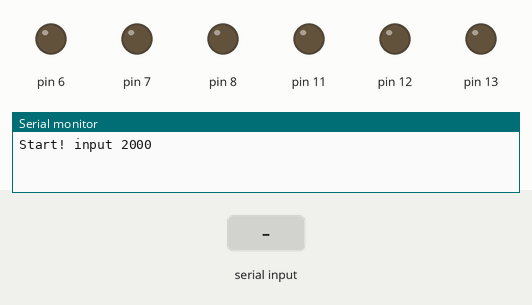
A sketch run on a simulated Arduino Uno, built with avr-gcc and run on an emulated ATmega328P. On the bench: output pins drawn as LEDs (lit = HIGH), the last lines printed to the serial monitor. The test bench sets the inputs (shaded band).

Above: at 1.2 s.
1.3 s: "90,45\n" received over Serial
At 2.6 s:
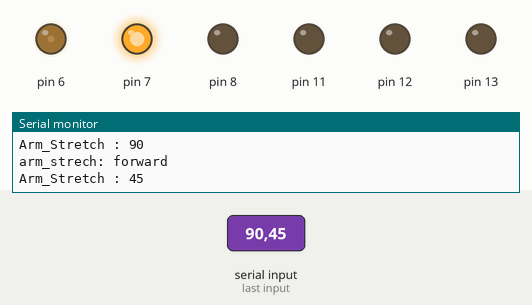
2.9 s: "2000\n" received over Serial
At 3.9 s:
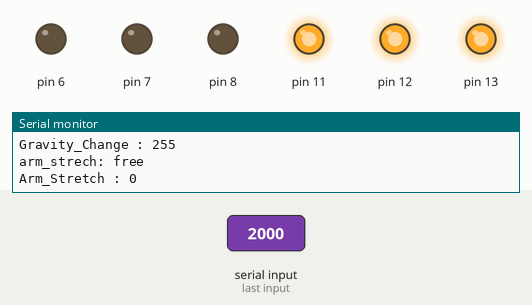
4.5 s: "600\n" received over Serial
At 5.0 s:
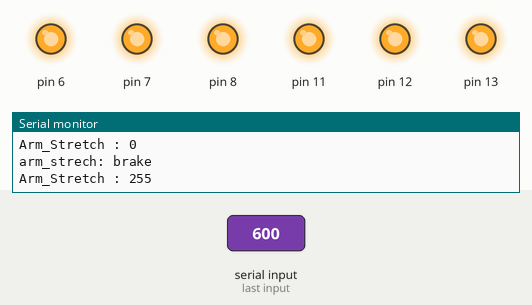
6.0 s: "30,150\n" received over Serial
At 7.3 s:
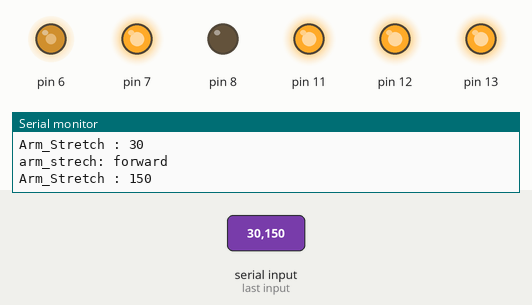
7.6 s: "200\n" received over Serial
At 8.6 s:
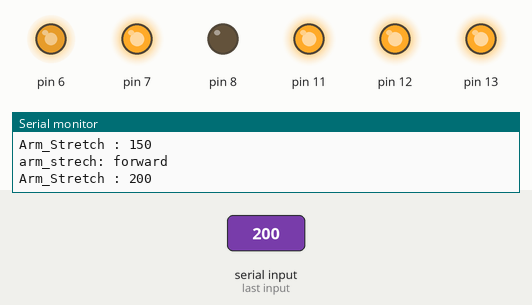
9.1 s: "0\n" received over Serial
At 9.6 s:
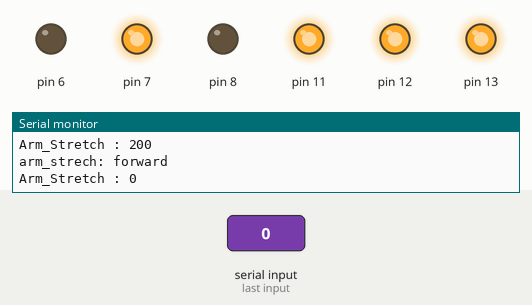
Timing chart, 0 to 11.6 s (numbered marks = the images above; inputs shaded):
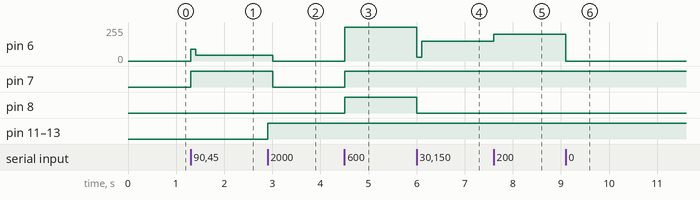

Measured:
- after the input at 1.3 s, pin 6: 0/255 → 90/255 at once, → 45/255 0.10 s later; pin 7: LOW → HIGH at once
- after the input at 2.9 s, pin 6: 45/255 → 0/255 after 0.10 s; pin 7: HIGH → LOW after 0.10 s; pin 11–13: LOW → HIGH at once
- after the input at 4.5 s, pin 6: 0/255 → 255/255 at once; pin 7, pin 8: LOW → HIGH at once
- after the input at 6.0 s, pin 6: 255/255 → 30/255 at once, → 150/255 0.10 s later; pin 8: HIGH → LOW at once
- after the input at 7.6 s, pin 6: 150/255 → 200/255 at once
- after the input at 9.1 s, pin 6: 200/255 → 0/255 at once

The sketch:

device1.ino
```cpp
#define ARM_STRETCH 6
#define GRAVITY_CHANGE 11

void setup() {
  // put your setup code here, to run once:
  pinMode(7,OUTPUT);  //皮膚引き伸ばし用　信号ピン
  pinMode(8,OUTPUT);
  pinMode(12,OUTPUT);  //重心移動用　信号ピン
  pinMode(13,OUTPUT);

  Serial.begin(9600);
  Serial.println("Start! input 2000");

}

int Serial_data(){ //シリアルで送るデータを3桁にするメソッド
  int i = 0;
  char c;
  char send_data[4];//モーターに送るデータ
  int motor_power;

  while(1){
    if(Serial.available() > 0){
        c = Serial.read();
        if(c >= '0' && c <= '9'){
        send_data[i] = c;
        i++;
        if(i == 4){
          send_data[i] = '\0';
          break;
        }
       }
       else if(i>0){
         send_data[i] = '\0';
         break;
       }
    }
  }
   motor_power = atoi(send_data);
   //Serial.println(motor_power);

   return motor_power;
}

/*モーターの回転方向、ブレーキのメソッド
シリアルから送られてきたデータは4桁として、それぞれこのようにする
・arm_stretch
    0000~0255 :前転
    0256~0511 :後転
    0600 : ブレーキ
    0700：フリー
・gravity_change
    1000~1255 :前転
    1256~1511 :後転
    1600 : ブレーキ
    1700 : フリー
*/
void arm_stretch_forward(){
  digitalWrite(7,HIGH);
  digitalWrite(8,LOW);
  Serial.println("arm_strech: forward");
}
void arm_stretch_backward(){
  digitalWrite(7,LOW);
  digitalWrite(8,HIGH);
  Serial.println("arm_strech: backward");
}
void arm_stretch_brake(){
  digitalWrite(7,HIGH);
  digitalWrite(8,HIGH);
  Serial.println("arm_strech: brake");
}
void arm_stretch_free(){
  digitalWrite(7,LOW);
  digitalWrite(8,LOW);
  Serial.println("arm_strech: free");
}

void gravity_change_forward(){
  digitalWrite(12,HIGH);
  digitalWrite(13,LOW);
  Serial.println("gravity_change: forward");
}
void gravity_change_backward(){
  digitalWrite(12,LOW);
  digitalWrite(13,HIGH);
  Serial.println("gravity_change: backward");
}
void gravity_change_brake(){
  digitalWrite(12,HIGH);
  digitalWrite(13,HIGH);
  Serial.println("gravity_change: brake");
}
void gravity_change_free(){
  digitalWrite(12,LOW);
  digitalWrite(13,LOW);
  Serial.println("gravity_change: free");
}

void setMotor(int device_number,int power,int delay_count){
  analogWrite(device_number,power);
  if(device_number == 6) Serial.print("Arm_Stretch : ");
  else Serial.print("Gravity_Change : ");
  Serial.println(power);
  delay(delay_count);
}


void loop() {
  int serial_data;
  int motor_power = 0;

  serial_data = Serial_data();

  if(serial_data == 2000){
    //初期状態
    gravity_change_brake();
    setMotor(GRAVITY_CHANGE,255,100);
    arm_stretch_free();
    setMotor(ARM_STRETCH,0,100);
  }
  else{
    //モーター駆動
    if(serial_data / 1000 == 0){ //arm_strech 駆動
      motor_power = serial_data;
      if(0 <= motor_power && motor_power <= 255){
        arm_stretch_forward();
        setMotor(ARM_STRETCH,motor_power,100);
      }
      else if(255 < motor_power && motor_power <=511){
        motor_power %= 256;
        arm_stretch_backward();
        setMotor(ARM_STRETCH,motor_power,100);
      }
      else if(motor_power == 600){
        arm_stretch_brake();
        setMotor(ARM_STRETCH,255,100);
      }
      else{
        arm_stretch_free();
        setMotor(ARM_STRETCH,0,100);
      }
    }
    else{ //gravity_change 駆動
      motor_power = serial_data - 1000;
      if(0 <= motor_power && motor_power <= 255){
        gravity_change_forward();
        setMotor(GRAVITY_CHANGE,motor_power,100);
      }
      else if(255 <motor_power && motor_power <= 511){
        motor_power %= 256;
        gravity_change_backward();
        setMotor(GRAVITY_CHANGE,motor_power,100);
      }
      else if(motor_power == 600){
        gravity_change_brake();
        setMotor(GRAVITY_CHANGE,255,100);
      }
      else{
        gravity_change_free();
        setMotor(GRAVITY_CHANGE,0,100);
      }
    }
  }
}
```
